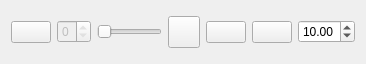
<?xml version="1.0" encoding="UTF-8"?>
<ui version="4.0">
 <class>PathPlayerWidget</class>
 <widget class="QWidget" name="PathPlayerWidget">
  <property name="geometry">
   <rect>
    <x>0</x>
    <y>0</y>
    <width>366</width>
    <height>64</height>
   </rect>
  </property>
  <property name="windowTitle">
   <string>Path player</string>
  </property>
  <layout class="QHBoxLayout" name="horizontalLayout">
   <item>
    <widget class="QPushButton" name="refreshButton_path">
     <property name="text">
      <string/>
     </property>
     <property name="icon">
      <iconset theme="view-refresh">
       <normaloff>:/icons/refresh.png</normaloff>:/icons/refresh.png</iconset>
     </property>
     <property name="iconSize">
      <size>
       <width>18</width>
       <height>18</height>
      </size>
     </property>
    </widget>
   </item>
   <item>
    <widget class="QSpinBox" name="pathIndexSpin">
     <property name="enabled">
      <bool>false</bool>
     </property>
     <property name="toolTip">
      <string>Path index</string>
     </property>
     <property name="prefix">
      <string/>
     </property>
     <property name="maximum">
      <number>0</number>
     </property>
    </widget>
   </item>
   <item>
    <widget class="QSlider" name="pathSlider">
     <property name="enabled">
      <bool>false</bool>
     </property>
     <property name="maximum">
      <number>99999</number>
     </property>
     <property name="orientation">
      <enum>Qt::Horizontal</enum>
     </property>
    </widget>
   </item>
   <item>
    <widget class="QPushButton" name="playPauseButton">
     <property name="sizePolicy">
      <sizepolicy hsizetype="Fixed" vsizetype="Fixed">
       <horstretch>0</horstretch>
       <verstretch>0</verstretch>
      </sizepolicy>
     </property>
     <property name="minimumSize">
      <size>
       <width>32</width>
       <height>32</height>
      </size>
     </property>
     <property name="baseSize">
      <size>
       <width>32</width>
       <height>32</height>
      </size>
     </property>
     <property name="toolTip">
      <string>Play/pause</string>
     </property>
     <property name="text">
      <string/>
     </property>
     <property name="icon">
      <iconset>
       <normaloff>:/icons/play.png</normaloff>
       <normalon>:/icons/pause.png</normalon>:/icons/play.png</iconset>
     </property>
     <property name="checkable">
      <bool>true</bool>
     </property>
     <property name="checked">
      <bool>false</bool>
     </property>
     <property name="default">
      <bool>false</bool>
     </property>
     <property name="flat">
      <bool>false</bool>
     </property>
    </widget>
   </item>
   <item>
    <widget class="QPushButton" name="stopButton">
     <property name="sizePolicy">
      <sizepolicy hsizetype="Fixed" vsizetype="Fixed">
       <horstretch>0</horstretch>
       <verstretch>0</verstretch>
      </sizepolicy>
     </property>
     <property name="baseSize">
      <size>
       <width>32</width>
       <height>32</height>
      </size>
     </property>
     <property name="toolTip">
      <string>Stop</string>
     </property>
     <property name="text">
      <string/>
     </property>
     <property name="icon">
      <iconset>
       <normaloff>:/icons/stop.png</normaloff>:/icons/stop.png</iconset>
     </property>
    </widget>
   </item>
   <item>
    <widget class="QPushButton" name="recordButton">
     <property name="sizePolicy">
      <sizepolicy hsizetype="Fixed" vsizetype="Fixed">
       <horstretch>0</horstretch>
       <verstretch>0</verstretch>
      </sizepolicy>
     </property>
     <property name="baseSize">
      <size>
       <width>32</width>
       <height>32</height>
      </size>
     </property>
     <property name="toolTip">
      <string>&lt;html&gt;&lt;head/&gt;&lt;body&gt;&lt;p&gt;Record the central widget as a sequence of images. You can find the images in /tmp/hpp_gui/record/img_%d.jpeg&lt;/p&gt;&lt;/body&gt;&lt;/html&gt;</string>
     </property>
     <property name="text">
      <string/>
     </property>
     <property name="icon">
      <iconset>
       <normaloff>:/icons/record.png</normaloff>:/icons/record.png</iconset>
     </property>
     <property name="checkable">
      <bool>true</bool>
     </property>
    </widget>
   </item>
   <item>
    <widget class="QDoubleSpinBox" name="timeSpinBox">
     <property name="toolTip">
      <string>Total time</string>
     </property>
     <property name="value">
      <double>10.000000000000000</double>
     </property>
    </widget>
   </item>
  </layout>
 </widget>
 <resources/>
 <connections/>
</ui>
